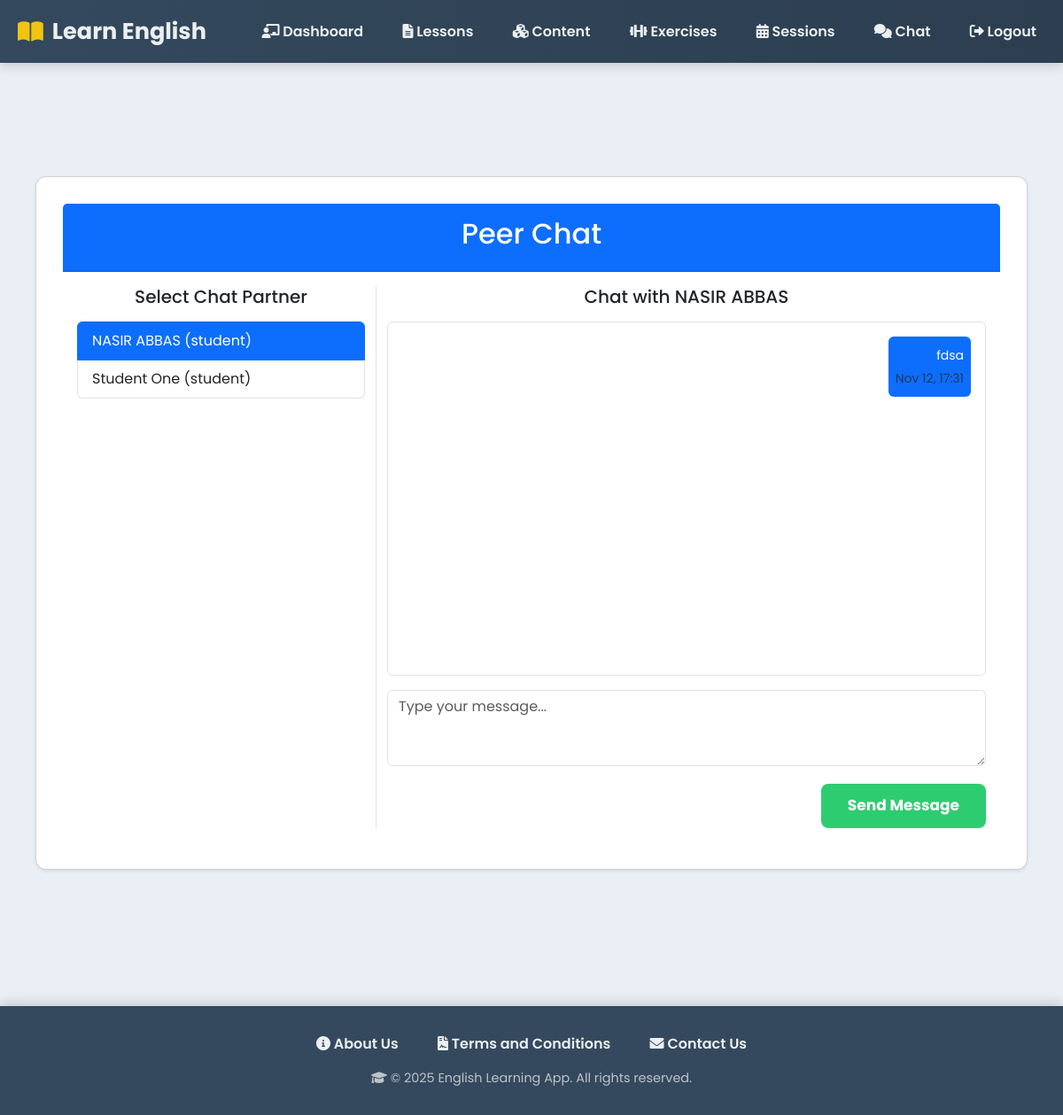
The page /chat/?user=2 (signed in) on the database its author committed.
### myapp/models.py (models this page shows, shortened)
class UserRegister(models.Model):
    USER_TYPE_CHOICES = [
        ('student', 'Student'),
        ('teacher', 'Teacher/Tutor'),
    ]
    user_id = models.AutoField(primary_key=True)
    full_name = models.CharField(max_length=100)
    username = models.CharField(max_length=50, unique=True)
    email = models.EmailField(unique=True)
    phone = models.CharField(max_length=15, unique=True)
    password_hash = models.CharField(max_length=255)
    usertype = models.CharField(max_length=20, choices=USER_TYPE_CHOICES, default='student')
    created_at = models.DateTimeField(default=timezone.now)

class PeerChat(models.Model):
    sender = models.ForeignKey(UserRegister, on_delete=models.CASCADE, related_name='sent_chats')
    receiver = models.ForeignKey(UserRegister, on_delete=models.CASCADE, related_name='received_chats')
    message = models.TextField()
    sent_at = models.DateTimeField(auto_now_add=True)
    is_read = models.BooleanField(default=False)

### myapp/views.py (the view)
# urls.py: path("chat/", views.peer_chat_view, name="peer_chat"),
def peer_chat_view(request):
    if not request.session.get("user_id"):
        return redirect("login")
    current_user = get_object_or_404(UserRegister, user_id=request.session.get("user_id"))
    usertype = request.session.get("usertype")
    if usertype == "student":
        chat_partners = UserRegister.objects.filter(usertype="teacher")
    else:
        chat_partners = UserRegister.objects.filter(usertype="student")
    selected_user_id = request.GET.get("user")
    selected_user = None
    chats = []
    if selected_user_id:
        selected_user = get_object_or_404(UserRegister, user_id=selected_user_id)
        chats = PeerChat.objects.filter(
            Q(sender=current_user, receiver=selected_user) |
            Q(sender=selected_user, receiver=current_user)
        ).order_by("sent_at")
        PeerChat.objects.filter(receiver=current_user, sender=selected_user, is_read=False).update(is_read=True)
    if request.method == "POST":
        form = PeerChatForm(request.POST)
        if form.is_valid():
            chat = form.save(commit=False)
            chat.sender = current_user
            chat.save()
            messages.success(request, "Message sent successfully.")
            return redirect(f"{request.path}?user={chat.receiver.user_id}")
    else:
        form = PeerChatForm()
    return render(request, "peer_chat.html", {
        "form": form,
        "chats": chats,
        "chat_partners": chat_partners,
        "selected_user": selected_user,
        "current_user": current_user,
    })

### myapp/forms.py
class PeerChatForm(forms.ModelForm):
    class Meta:
        model = PeerChat
        fields = ['receiver', 'message']
        widgets = {
            'receiver': forms.Select(attrs={'class': 'form-select'}),
            'message': forms.Textarea(attrs={'class': 'form-control', 'rows': 3, 'placeholder': 'Type your message...'}),
        }

### templates/peer_chat.html (shortened to what this page needs)
{% extends "base.html" %}
{% block content %}
{% load static %}
<div class="container mt-5">
    <div class="card shadow-sm mb-4">
        <div class="card-header bg-primary text-white text-center">
            <h2>Peer Chat</h2>
        </div>
        <div class="card-body">
            <div class="row">
                <div class="col-md-4 border-end">
                    <h5 class="text-center mb-3">Select Chat Partner</h5>
                    <div class="list-group">
                        {% for partner in chat_partners %}
                            <a href="?user={{ partner.user_id }}"
                               class="list-group-item list-group-item-action {% if selected_user and partner.user_id == selected_user.user_id %}active{% endif %}">
                                {{ partner.full_name }} ({{ partner.usertype }})
                            </a>
                        {% empty %}
                            <p class="text-center text-muted">No available users to chat.</p>
                        {% endfor %}
                    </div>
                </div>
                <div class="col-md-8">
                    {% if selected_user %}
                        <h5 class="text-center mb-3">Chat with {{ selected_user.full_name }}</h5>
                        <div class="border rounded p-3 mb-3" style="height: 400px; overflow-y: auto;">
                            {% for chat in chats %}
                                <div class="{% if chat.sender.user_id == current_user.user_id %}text-end{% else %}text-start{% endif %} mb-2">
                                    <div class="d-inline-block p-2 rounded {% if chat.sender.user_id == current_user.user_id %}bg-primary text-white{% else %}bg-light{% endif %}">
                                        <small>{{ chat.message }}</small><br>
                                        <small class="text-muted">{{ chat.sent_at|date:"M d, H:i" }}</small>
                                    </div>
                                </div>
                            {% empty %}
                                <p class="text-center text-muted">No messages yet.</p>
                            {% endfor %}
                        </div>
                        <form method="POST">
                            <div class="mb-3">
                                <textarea name="message" class="form-control" rows="3" placeholder="Type your message..." required></textarea>
                            </div>
                            <div class="text-end">
                                <button type="submit" class="btn btn-success">Send Message</button>
                            </div>
                        </form>
                    {% else %}
                        <p class="text-center text-muted mt-5">Select a user from the left to start chatting.</p>
                    {% endif %}
                </div>
            </div>
        </div>
    </div>
</div>
{% endblock %}

### templates/base.html (style rules this page uses)
body { font-family: 'Poppins', 'Segoe UI', Tahoma, Geneva, Verdana, sans-serif; margin: 0; padding: 0; background: #e9eff5; color: #2c3e50; line-height: 1.6; }
.container { padding: 40px 20px; max-width: 1200px; margin: 0 auto; }
.card { background: #ffffff; padding: 30px; margin-bottom: 30px; border-radius: 12px; box-shadow: 0 6px 20px rgba(0,0,0,0.08); }
input[type="text"], input[type="email"], input[type="password"], input[type="number"], input[type="datetime-local"], input[type="form-control"], select, textarea { width: 100%; padding: 12px; margin-bottom: 20px; border: 1px solid #dcdfe4; border-radius: 8px; font-size: 16px; box-sizing: border-box; transition: border-color 0.3s, box-shadow 0.3s; }
textarea { min-height: 150px; resize: vertical; }
.btn { display: inline-block; padding: 12px 30px; background: #3498db; color: #fff; border: none; border-radius: 8px; text-decoration: none; cursor: pointer; font-size: 17px; font-weight: 700; transition: background 0.3s, transform 0.2s, box-shadow 0.3s; }
.btn-success { background: #2ecc71; }
.card-header { background-color: #f5f7f9; font-weight: 700; color: #34495e; padding: 15px; }

### rows shown on the page
UserRegister: full_name "NASIR ABBAS", usertype "student"
UserRegister: full_name "Student One", usertype "student"
PeerChat: message "fdsa", sent_at "Nov 12, 17:31"
